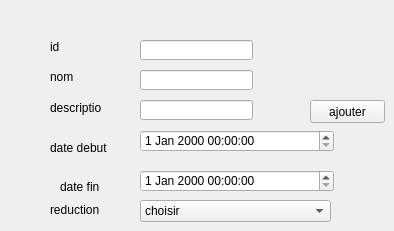
     <widget class="QWidget" name="page_15">
      <widget class="QLineEdit" name="lineEdit_7">
       <property name="geometry">
        <rect>
         <x>140</x>
         <y>40</y>
         <width>113</width>
         <height>20</height>
        </rect>
       </property>
      </widget>
      <widget class="QLineEdit" name="lineEdit_8">
       <property name="geometry">
        <rect>
         <x>140</x>
         <y>70</y>
         <width>113</width>
         <height>20</height>
        </rect>
       </property>
      </widget>
      <widget class="QLineEdit" name="lineEdit_9">
       <property name="geometry">
        <rect>
         <x>140</x>
         <y>100</y>
         <width>113</width>
         <height>20</height>
        </rect>
       </property>
      </widget>
      <widget class="QPushButton" name="pushButton_ajouteroffres_3">
       <property name="geometry">
        <rect>
         <x>310</x>
         <y>100</y>
         <width>75</width>
         <height>23</height>
        </rect>
       </property>
       <property name="text">
        <string>ajouter</string>
       </property>
      </widget>
      <widget class="QDateTimeEdit" name="dateTimeEdit_17">
       <property name="geometry">
        <rect>
         <x>140</x>
         <y>130</y>
         <width>194</width>
         <height>22</height>
        </rect>
       </property>
      </widget>
      <widget class="QDateTimeEdit" name="dateTimeEdit_18">
       <property name="geometry">
        <rect>
         <x>140</x>
         <y>170</y>
         <width>194</width>
         <height>22</height>
        </rect>
       </property>
      </widget>
      <widget class="QLabel" name="label_81">
       <property name="geometry">
        <rect>
         <x>50</x>
         <y>40</y>
         <width>47</width>
         <height>14</height>
        </rect>
       </property>
       <property name="text">
        <string>id</string>
       </property>
      </widget>
      <widget class="QLabel" name="label_82">
       <property name="geometry">
        <rect>
         <x>50</x>
         <y>70</y>
         <width>47</width>
         <height>14</height>
        </rect>
       </property>
       <property name="text">
        <string>nom</string>
       </property>
      </widget>
      <widget class="QLabel" name="label_83">
       <property name="geometry">
        <rect>
         <x>50</x>
         <y>100</y>
         <width>51</width>
         <height>16</height>
        </rect>
       </property>
       <property name="text">
        <string>description</string>
       </property>
      </widget>
      <widget class="QLabel" name="label_84">
       <property name="geometry">
        <rect>
         <x>50</x>
         <y>140</y>
         <width>61</width>
         <height>16</height>
        </rect>
       </property>
       <property name="text">
        <string>date debut</string>
       </property>
      </widget>
      <widget class="QLabel" name="label_85">
       <property name="geometry">
        <rect>
         <x>60</x>
         <y>180</y>
         <width>47</width>
         <height>14</height>
        </rect>
       </property>
       <property name="text">
        <string>date fin</string>
       </property>
      </widget>
      <widget class="QComboBox" name="comboBox">
       <property name="geometry">
        <rect>
         <x>140</x>
         <y>200</y>
         <width>191</width>
         <height>22</height>
        </rect>
       </property>
       <item>
        <property name="text">
         <string>choisir</string>
        </property>
       </item>
       <item>
        <property name="text">
         <string>-10%</string>
        </property>
       </item>
       <item>
        <property name="text">
         <string>-20%</string>
        </property>
       </item>
       <item>
        <property name="text">
         <string>-30%</string>
        </property>
       </item>
       <item>
        <property name="text">
         <string>-40%</string>
        </property>
       </item>
       <item>
        <property name="text">
         <string>-50%</string>
        </property>
       </item>
      </widget>
      <widget class="QLabel" name="label">
       <property name="geometry">
        <rect>
         <x>50</x>
         <y>200</y>
         <width>71</width>
         <height>20</height>
        </rect>
       </property>
       <property name="text">
        <string>reduction</string>
       </property>
      </widget>
     </widget>
